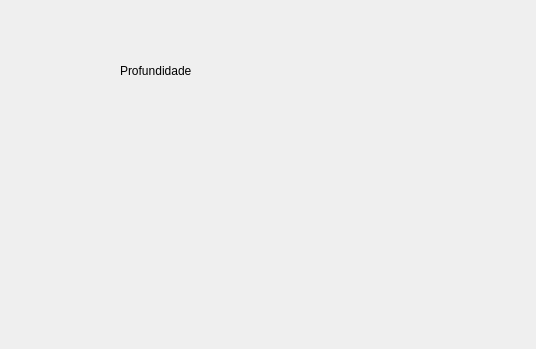
<?xml version="1.0" encoding="UTF-8"?>
<ui version="4.0">
 <class>janelaExibirDados</class>
 <widget class="QDialog" name="janelaExibirDados">
  <property name="geometry">
   <rect>
    <x>0</x>
    <y>0</y>
    <width>536</width>
    <height>349</height>
   </rect>
  </property>
  <property name="windowTitle">
   <string>Dialog</string>
  </property>
  <widget class="QLabel" name="LblValorProfundidade">
   <property name="geometry">
    <rect>
     <x>120</x>
     <y>60</y>
     <width>151</width>
     <height>21</height>
    </rect>
   </property>
   <property name="text">
    <string>Profundidade</string>
   </property>
  </widget>
 </widget>
 <resources/>
 <connections/>
</ui>
